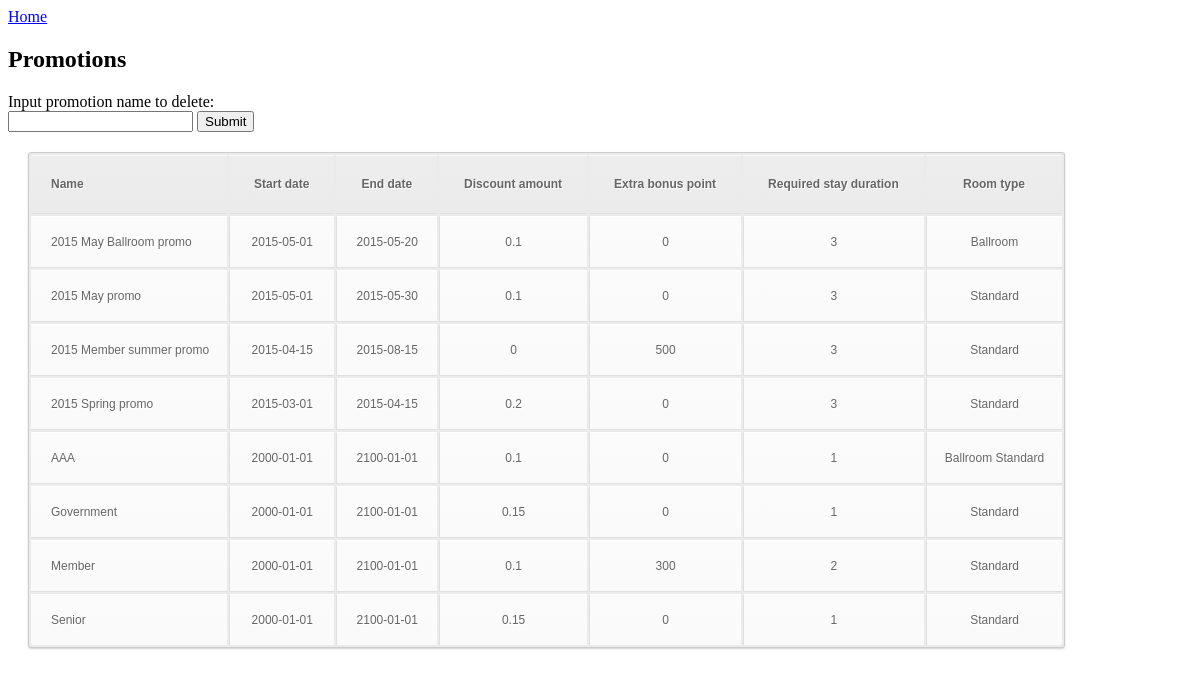
/web/allPromotions.php, run on the app's committed database.
### tables this page shows
CREATE TABLE promotion (
	promo_name       	   varchar(30) not null,
	start_date             date,
	end_date               date,
	discount_amount        real,
	extra_bonus_point      integer,
	required_stay_duration integer,
	primary key (promo_name)
);

### web/allPromotions.php (the view, shortened to what this page needs)
<!DOCTYPE html>
<html lang="en">
<head>
<link rel="stylesheet" href="css/table.css"
</head>
<body>
<div>
<?php include 'return_to_home.php';?>
</div>
<h2>Promotions</h2>
<form method="post" action="<?php echo htmlspecialchars($_SERVER["PHP_SELF"]);?>">
Input promotion name to delete:<br>
<input type="text" name="deletename">
<input type="submit" value="Submit" />
</form>
<?php
    $query = "select *  FROM promotion";
    $result = mysql_query($query);
    echo "<table><tr><th>Name</th><th>Start date</th><th>End date</th>
        <th>Discount amount</th><th>Extra bonus point</th><th>Required stay duration</th><th>Room type</th>";
    while($promo = mysql_fetch_array($result)){
        $name=$promo["promo_name"];
        echo "<tr><td>".$promo["promo_name"]."</td><td>".$promo["start_date"]."</td><td>"
        .$promo["end_date"]."</td><td>".$promo["discount_amount"]."</td><td>".$promo["extra_bonus_point"].
        "</td><td>".$promo["required_stay_duration"]."</td><td>";
        $querya = "SELECT room_type FROM promo_room WHERE promo_name='$name'";
        $resulta = mysql_query($querya);
        if(!empty($resulta)){
        while($roomtype=mysql_fetch_array($resulta)){
            echo $roomtype["room_type"]." ";
            }
        }
        echo "</td></tr>";
    }
    echo "</table>";
?>
</body>
</html>

### web/return_to_home.php
<?php
echo '<a href="index.html">Home</a>';
?>

### web/css/table.css (style rules this page uses)
table { font-family:Arial, Helvetica, sans-serif; color:#666; font-size:12px; text-shadow: 1px 1px 0px #fff; background:#eaebec; margin:20px; border:#ccc 1px solid; -moz-border-radius:3px; -webkit-border-radius:3px; border-radius:3px; -moz-box-shadow: 0 1px 2px #d1d1d1; -webkit-box-shadow: 0 1px 2px #d1d1d1; box-shadow: 0 1px 2px #d1d1d1; }
table th { padding:21px 25px 22px 25px; border-top:1px solid #fafafa; border-bottom:1px solid #e0e0e0; background: #ededed; background: -webkit-gradient(linear, left top, left bottom, from(#ededed), to(#ebebeb)); background: -moz-linear-gradient(top, #ededed, #ebebeb); }
table th:first-child { text-align: left; padding-left:20px; }
table tr:first-child th:first-child { -moz-border-radius-topleft:3px; -webkit-border-top-left-radius:3px; border-top-left-radius:3px; }
table tr:first-child th:last-child { -moz-border-radius-topright:3px; -webkit-border-top-right-radius:3px; border-top-right-radius:3px; }
table tr { text-align: center; padding-left:20px; }
table tr td:first-child { text-align: left; padding-left:20px; border-left: 0; }
table tr td { padding:18px; border-top: 1px solid #ffffff; border-bottom:1px solid #e0e0e0; border-left: 1px solid #e0e0e0; background: #fafafa; background: -webkit-gradient(linear, left top, left bottom, from(#fbfbfb), to(#fafafa)); background: -moz-linear-gradient(top, #fbfbfb, #fafafa); }
table tr:last-child td { border-bottom:0; }
table tr:last-child td:first-child { -moz-border-radius-bottomleft:3px; -webkit-border-bottom-left-radius:3px; border-bottom-left-radius:3px; }
table tr:last-child td:last-child { -moz-border-radius-bottomright:3px; -webkit-border-bottom-right-radius:3px; border-bottom-right-radius:3px; }

### data on the page
promotion: promo_name "2015 May Ballroom promo", start_date "2015-05-01", end_date "2015-05-20", discount_amount "0.1", extra_bonus_point "0", required_stay_duration "3", room_type "Ballroom"
promotion: promo_name "2015 May promo", start_date "2015-05-01", end_date "2015-05-30", discount_amount "0.1", extra_bonus_point "0", required_stay_duration "3", room_type "Standard"
promotion: promo_name "2015 Member summer promo", start_date "2015-04-15", end_date "2015-08-15", discount_amount "0", extra_bonus_point "500", required_stay_duration "3", room_type "Standard"
promotion: promo_name "2015 Spring promo", start_date "2015-03-01", end_date "2015-04-15", discount_amount "0.2", extra_bonus_point "0", required_stay_duration "3", room_type "Standard"
promotion: promo_name "AAA", start_date "2000-01-01", end_date "2100-01-01", discount_amount "0.1", extra_bonus_point "0", required_stay_duration "1", room_type "Ballroom", room_type "Standard"
promotion: promo_name "Government", start_date "2000-01-01", end_date "2100-01-01", discount_amount "0.15", extra_bonus_point "0", required_stay_duration "1", room_type "Standard"
promotion: promo_name "Member", start_date "2000-01-01", end_date "2100-01-01", discount_amount "0.1", extra_bonus_point "300", required_stay_duration "2", room_type "Standard"
promotion: promo_name "Senior", start_date "2000-01-01", end_date "2100-01-01", discount_amount "0.15", extra_bonus_point "0", required_stay_duration "1", room_type "Standard"
